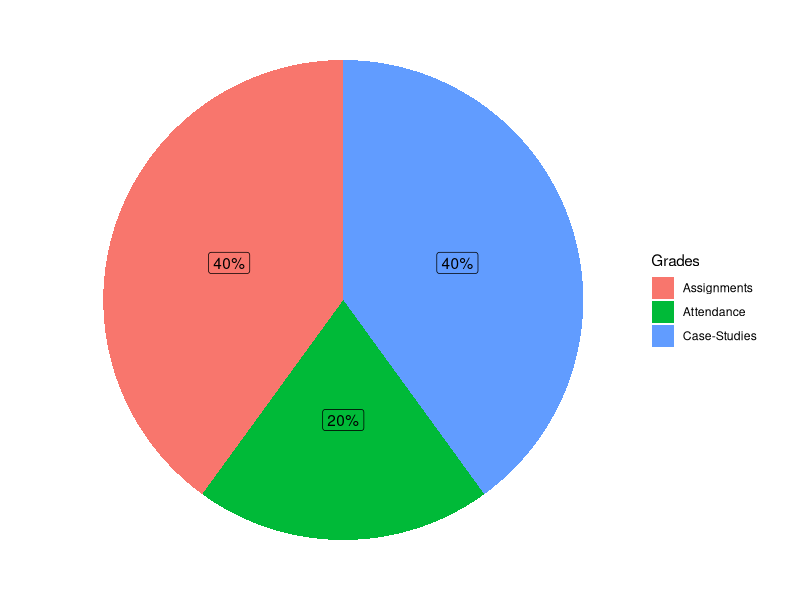
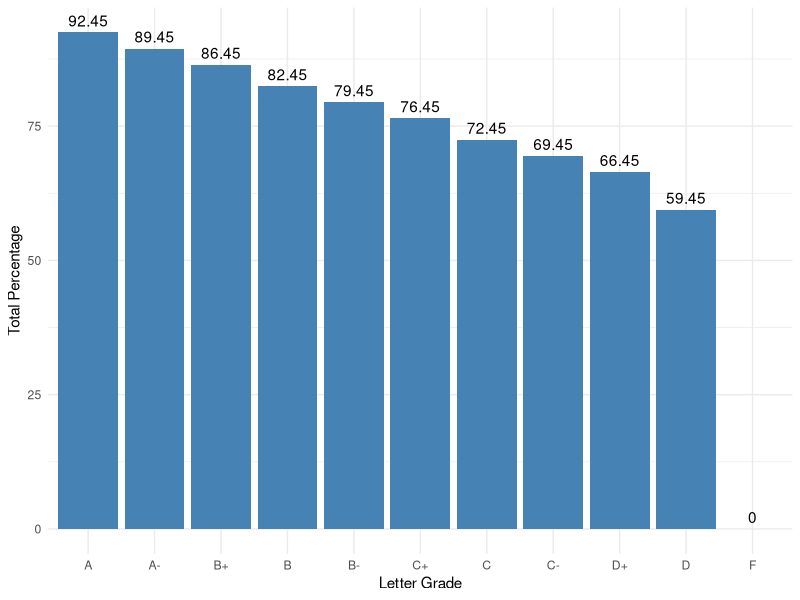

Write the R code that produced these figures, in order.
## ---- chunk 1
knitr::opts_chunk$set(echo = FALSE, warning = FALSE, message = FALSE)
## ---- chunk 2
# install.packages("ggplot2")
library(ggplot2)
library(dplyr)
# Variables

Percentage = c(.4,.4, .2)
Grades = c('Assignments','Case-Studies','Attendance')

df = data.frame(Grades = Grades, Percentage = Percentage, labels = paste0(Percentage*100, "%"))

ggplot(df, aes(x = "", y = Percentage, fill = Grades)) +
  geom_col() +
  geom_label(aes(label = labels),
             position = position_stack(vjust = 0.5),
             show.legend = FALSE) +
  labs(x='')+
  coord_polar(theta = "y")+
  theme_void()
## ---- chunk 3
library(ggplot2)
library(forcats)

# Basic barplot

Grades           = c("A","A-","B+","B","B-","C+","C","C-","D+","D", "F")
Total_Percentage = c(92.45, 89.45, 86.45, 82.45 ,79.45, 76.45, 72.45, 69.45, 66.45, 59.45, 0)
df = data.frame(Grades = Grades, Total_Percentage = Total_Percentage)


p<-ggplot(data=df, aes(x= fct_rev(fct_reorder(Grades, Total_Percentage)), y=Total_Percentage)) +
  geom_col(fill="steelblue")+
  labs(y = 'Total Percentage', x ='Letter Grade')+
  geom_text(aes(label = Total_Percentage), vjust = -0.5)+
  theme_minimal()
p

